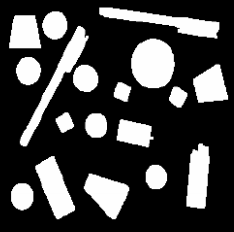
#> input picture img/EtiquetadoObjetos.PNG, 234 x 232 px
$ python AlgoritmoEtiquetadoObjetos.py
#> lines starting #> are read from the running program, lines starting #| are printed output that depends on the picture
# Etiquetado de Objetos

# Algoritmo de Etiquetado de Objetos

# Nombre: Ana Graciela Vassallo Fedotkin
# Expediente: 278775
# Nombre: Roberto Sánchez Olguín
# Expediente: 268247

# Fecha de entrega: 26 de Abril 2021.

import cv2
from matplotlib import pyplot as plt
import numpy as np

# Imagen Original
imagenOriginal = cv2.imread('img/EtiquetadoObjetos.PNG', 2)
#> imagenOriginal is the input picture: shape (232, 234); min 0, max 254, mean 67.9
# Imagen de Entrada
ime = cv2.imread('img/EtiquetadoObjetos.PNG', 2)
# Imagen de Salida
ims = np.zeros(ime.shape, np.uint8)

# Se inicializa lista FIFO
fifo = []

# Función de Etiquetado de Imagen
def etiquetadoImagen(ime, ims):
    # Se obtienen las dimensiones de la imagen de entrada
    dimensionesIME = ime.shape
#> dimensionesIME = (232, 234)
    r1 = dimensionesIME[0]
#> r1 = 232
    c1 = dimensionesIME[1]
#> c1 = 234

    # Inicializa etiquetado
    k = 0
    # Detecta componente
    for i in range(r1):
        for j in range(c1):
            if(ime[i][j] != 0):
                # Incrementa valor de la etiqueta
                k+=1
                # Inicializa FIFO
                fifo.append((i, j))
                # Borra pixel de Imagen de Entrada
                ime[i][j] = 0
                # Enciende pixel de Imagen de Salida
                ims[i][j] = k
                # Mientras FIFO no está vacía, se obtiene la última coordenada y se revisa la vecindad de ese pixel.
                while(len(fifo)>0):
                    coordenada = fifo.pop(0)
                    m = coordenada[0]
                    n = coordenada[1]

                    # Revisa la vecindad del pixel
                    if ((ime[m-1, n-1]) != 0):
                        fifo.append([m-1, n-1])
                        ime[m-1, n-1] = 0
                        ims[m-1, n-1] = k

                    if ((ime[m-1, n+1]) != 0):
                        fifo.append([m-1, n+1])
                        ime[m-1, n+1] = 0
                        ims[m-1, n+1] = k

                    if ((ime[m+1, n-1]) != 0):
                        fifo.append([m+1, n-1])
                        ime[m+1, n-1] = 0
                        ims[m+1, n-1] = k

                    if ((ime[m+1, n+1]) != 0):
                        fifo.append([m+1, n+1])
                        ime[m+1, n+1] = 0
                        ims[m+1, n+1] = k

                    if ((ime[m, n-1]) != 0):
                        fifo.append([m, n-1])
                        ime[m, n-1] = 0
                        ims[m, n-1] = k

                    if ((ime[m, n+1]) != 0):
                        fifo.append([m, n+1])
                        ime[m, n+1] = 0
                        ims[m, n+1] = k

                    if ((ime[m-1, n]) != 0):
                        fifo.append([m-1, n])
                        ime[m-1, n] = 0
                        ims[m-1, n] = k

                    if ((ime[m+1, n]) != 0):
                        fifo.append([m+1, n])
                        ime[m+1, n] = 0
                        ims[m+1, n] = k
#> ime: shape (232, 234); every value is 0
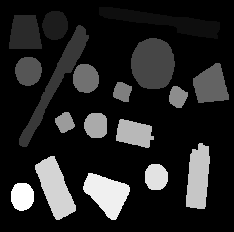
#> ims: shape (232, 234); min 0, max 18, mean 2.57; drawn with min black and max white
#> after the loop, fifo = []; k = 18
    print("Número total de objetos: ", k)
#| Número total de objetos:  18

    return ims

# Llamada a la función Etiquetado de Imagen
etiquetadoImagen(ime, ims)

# Se despliega la imagen original
plt.subplot(1, 2, 1)
plt.imshow(imagenOriginal, 'gray')
plt.title('Imagen Original')
plt.xticks([]), plt.yticks([])

# Se despliega la imagen etiquetada
plt.subplot(1, 2, 2)
plt.imshow(ims, 'gray')
plt.title('Imagen Etiquetada')
plt.xticks([]), plt.yticks([])

plt.show()
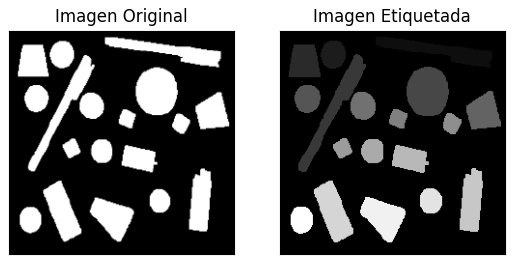
#> figure drawn by matplotlib, 2 panels
